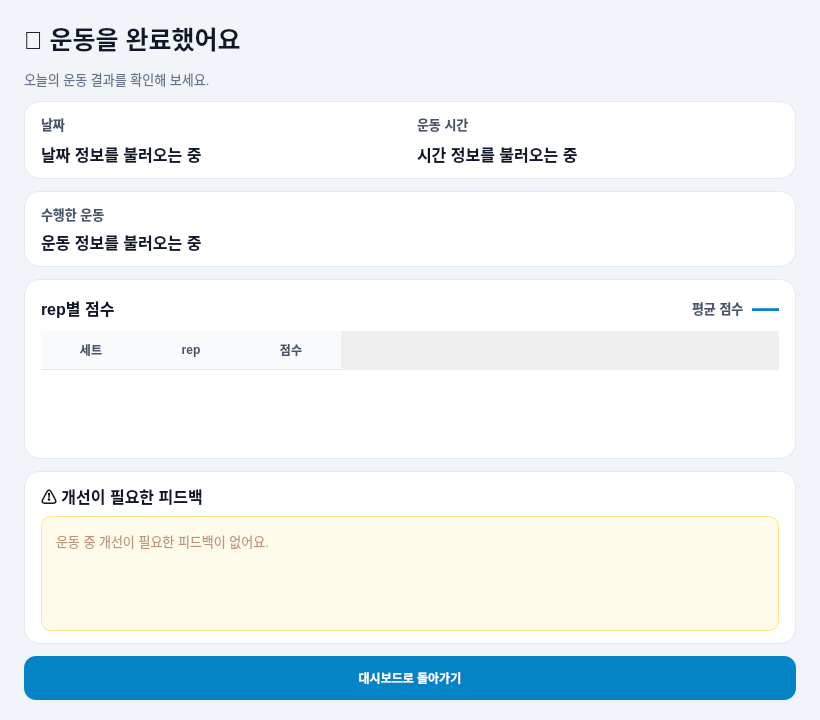
<?xml version="1.0" encoding="UTF-8"?>
<ui version="4.0">
 <class>WorkoutReportWindow</class>
 <widget class="QMainWindow" name="WorkoutReportWindow">
  <property name="geometry"><rect><x>0</x><y>0</y><width>820</width><height>720</height></rect></property>
  <property name="windowTitle"><string>운동 결과 리포트</string></property>
  <property name="styleSheet">
   <string notr="true">
QMainWindow, QWidget#centralwidget { background-color: #F1F5F9; color: #0F172A; }
QLabel#pageTitle { color: #0F172A; font-size: 25px; font-weight: 900; }
QLabel#pageSubtitle { color: #64748B; font-size: 13px; }
QFrame#summaryCard, QFrame#exerciseCard, QFrame#scoreCard, QFrame#feedbackCard { background: #FFFFFF; border: 1px solid #E2E8F0; border-radius: 16px; }
#dateHeading, #timeHeading, #exerciseHeading, #averageScoreCaption { color: #475569; font-size: 13px; font-weight: 700; }
#dateValue, #timeValue, #exerciseValue { color: #0F172A; font-size: 16px; font-weight: 800; }
QLabel#averageScoreValue { color: #0284C7; font-size: 27px; font-weight: 900; }
#scoreSectionTitle, #feedbackSectionTitle { color: #0F172A; font-size: 16px; font-weight: 800; }
QTableWidget { background: #FFFFFF; border: none; gridline-color: #E2E8F0; selection-background-color: #E0F2FE; selection-color: #0F172A; }
QHeaderView::section { background: #F8FAFC; color: #475569; border: none; border-bottom: 1px solid #E2E8F0; padding: 8px; font-weight: 700; }
QPlainTextEdit#badFeedbackText { background: #FFFBEB; border: 1px solid #FDE68A; border-radius: 10px; padding: 10px; color: #78350F; font-size: 13px; }
QPushButton#backDashboardButton { background: #0284C7; color: white; font-weight: 800; border: none; border-radius: 12px; min-height: 44px; }
QPushButton#backDashboardButton:hover { background: #0369A1; }
   </string>
  </property>
  <widget class="QWidget" name="centralwidget">
   <layout class="QVBoxLayout" name="mainLayout">
    <property name="leftMargin"><number>24</number></property><property name="topMargin"><number>20</number></property><property name="rightMargin"><number>24</number></property><property name="bottomMargin"><number>20</number></property><property name="spacing"><number>12</number></property>
    <item><widget class="QLabel" name="pageTitle"><property name="text"><string>🎉 운동을 완료했어요</string></property></widget></item>
    <item><widget class="QLabel" name="pageSubtitle"><property name="text"><string>오늘의 운동 결과를 확인해 보세요.</string></property></widget></item>
    <item>
     <widget class="QFrame" name="summaryCard"><layout class="QGridLayout" name="summaryLayout">
      <property name="leftMargin"><number>16</number></property><property name="topMargin"><number>12</number></property><property name="rightMargin"><number>16</number></property><property name="bottomMargin"><number>12</number></property><property name="horizontalSpacing"><number>14</number></property><property name="verticalSpacing"><number>8</number></property>
      <item row="0" column="0"><widget class="QLabel" name="dateHeading"><property name="text"><string>날짜</string></property></widget></item>
      <item row="0" column="1"><widget class="QLabel" name="timeHeading"><property name="text"><string>운동 시간</string></property></widget></item>
      <item row="1" column="0"><widget class="QLabel" name="dateValue"><property name="text"><string>날짜 정보를 불러오는 중</string></property></widget></item>
      <item row="1" column="1"><widget class="QLabel" name="timeValue"><property name="text"><string>시간 정보를 불러오는 중</string></property></widget></item>
     </layout></widget>
    </item>
    <item>
     <widget class="QFrame" name="exerciseCard"><layout class="QVBoxLayout" name="exerciseLayout">
      <property name="leftMargin"><number>16</number></property><property name="topMargin"><number>12</number></property><property name="rightMargin"><number>16</number></property><property name="bottomMargin"><number>12</number></property>
      <item><widget class="QLabel" name="exerciseHeading"><property name="text"><string>수행한 운동</string></property></widget></item>
      <item><widget class="QLabel" name="exerciseValue"><property name="text"><string>운동 정보를 불러오는 중</string></property><property name="wordWrap"><bool>true</bool></property></widget></item>
     </layout></widget>
    </item>
    <item>
     <widget class="QFrame" name="scoreCard"><layout class="QVBoxLayout" name="scoreLayout">
      <property name="leftMargin"><number>16</number></property><property name="topMargin"><number>12</number></property><property name="rightMargin"><number>16</number></property><property name="bottomMargin"><number>12</number></property><property name="spacing"><number>8</number></property>
      <item><layout class="QHBoxLayout" name="scoreHeadingLayout"><item><widget class="QLabel" name="scoreSectionTitle"><property name="text"><string>rep별 점수</string></property></widget></item><item><spacer name="scoreSpacer"><property name="orientation"><enum>Qt::Horizontal</enum></property><property name="sizeHint" stdset="0"><size><width>40</width><height>20</height></size></property></spacer></item><item><widget class="QLabel" name="averageScoreCaption"><property name="text"><string>평균 점수</string></property></widget></item><item><widget class="QLabel" name="averageScoreValue"><property name="text"><string>—</string></property></widget></item></layout></item>
      <item><widget class="QTableWidget" name="repScoreTable"><property name="minimumHeight"><number>145</number></property><property name="maximumHeight"><number>210</number></property><property name="columnCount"><number>3</number></property><property name="rowCount"><number>0</number></property><column><property name="text"><string>세트</string></property></column><column><property name="text"><string>rep</string></property></column><column><property name="text"><string>점수</string></property></column></widget></item>
     </layout></widget>
    </item>
    <item>
     <widget class="QFrame" name="feedbackCard"><layout class="QVBoxLayout" name="feedbackLayout">
      <property name="leftMargin"><number>16</number></property><property name="topMargin"><number>12</number></property><property name="rightMargin"><number>16</number></property><property name="bottomMargin"><number>12</number></property><property name="spacing"><number>8</number></property>
      <item><widget class="QLabel" name="feedbackSectionTitle"><property name="text"><string>⚠️ 개선이 필요한 피드백</string></property><property name="class" stdset="0"><string>sectionTitle</string></property></widget></item>
      <item><widget class="QPlainTextEdit" name="badFeedbackText"><property name="minimumHeight"><number>105</number></property><property name="readOnly"><bool>true</bool></property><property name="placeholderText"><string>운동 중 개선이 필요한 피드백이 없어요.</string></property></widget></item>
     </layout></widget>
    </item>
    <item><widget class="QPushButton" name="backDashboardButton"><property name="text"><string>대시보드로 돌아가기</string></property></widget></item>
   </layout>
  </widget>
  <resources/><connections/>
 </widget>
</ui>
